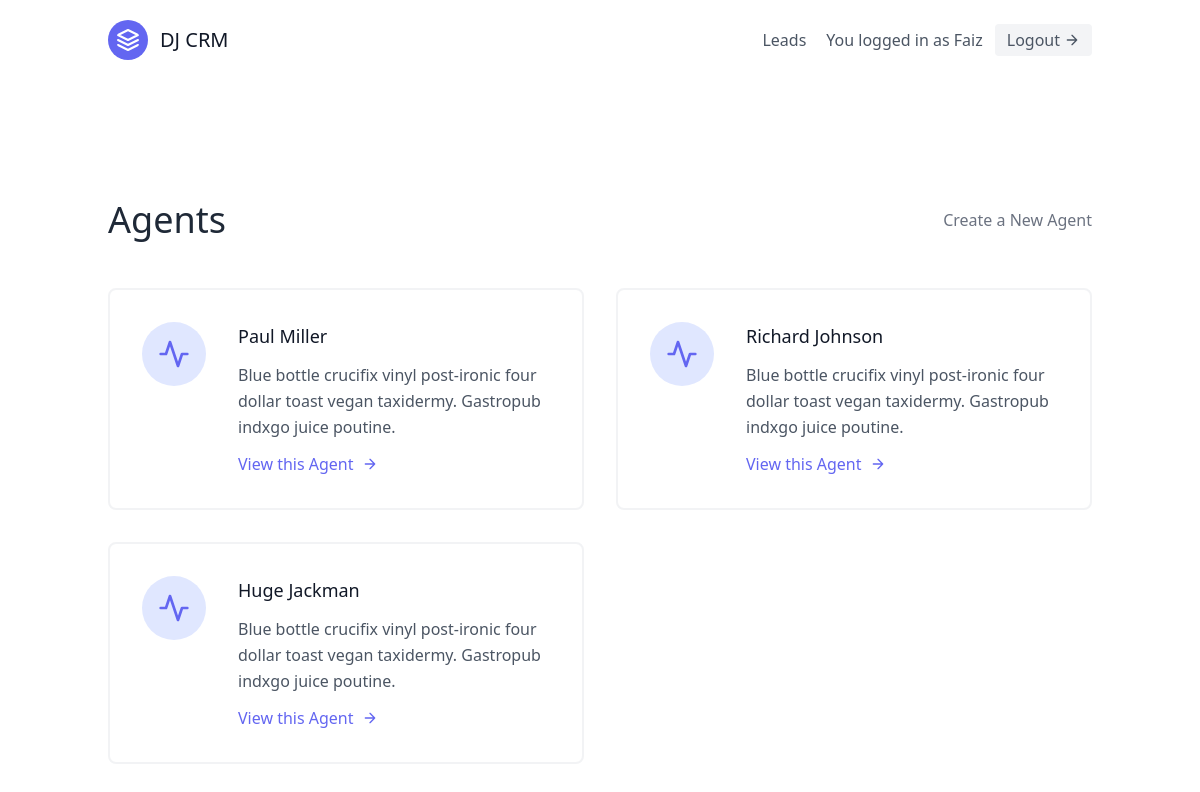
/Agent/agents-list/ (signed in), run on the app's committed database.
### APP1/models.py (models this page shows, shortened)
class User(AbstractUser):
    pass

class Agent(models.Model):
    user = models.OneToOneField(User, on_delete=models.CASCADE)
    organization = models.ForeignKey(UserProfile, on_delete=models.CASCADE)
    firstName = models.CharField(max_length=20)
    lastName = models.CharField(max_length=20)
    def __del__(self):
        return f"{self.firstName} is deleted"

### Agent/views.py (the view)
# urls.py: path("agents-list/", views.Agentlistview.as_view(), name="agent-list"),
class Agentlistview(generic.ListView):
    template_name = "Agent/agent-list.html"
    context_object_name = "agents"
    def get_queryset(self):
        return models.Agent.objects.all()

### Agent/templates/Agent/agent-list.html (shortened to what this page needs)
{% extends "base.html" %} {% block content %}
<section class="text-gray-600 body-font">
  <div class="container px-5 py-24 mx-auto flex flex-wrap">
    <div
      class="w-full mb-6 py-6 flex justify-between items-center border-between border-gray-200"
    >
      <div>
        <h1 class="text-4xl text-gray-800">Agents</h1>
      </div>
      <div>
        <a
          class="text-gray-500 hover:text-blue-500"
          href="{% url 'AgentNameSpace:agent-create' %}"
          >Create a New Agent</a
        >
      </div>
    </div>
    <div class="flex flex-wrap -m-4">
      {% for agent in agents%}
      <div class="p-4 lg:w-1/2 md:w-full">
        <div
          class="flex border-2 rounded-lg border-gray-200 border-opacity-50 p-8 sm:flex-row flex-col"
        >
          <div
            class="w-16 h-16 sm:mr-8 sm:mb-0 mb-4 inline-flex items-center justify-center rounded-full bg-indigo-100 text-indigo-500 flex-shrink-0"
          >
            <svg
              fill="none"
              stroke="currentColor"
              stroke-linecap="round"
              stroke-linejoin="round"
              stroke-width="2"
              class="w-8 h-8"
              viewBox="0 0 24 24"
            >
              <path d="M22 12h-4l-3 9L9 3l-3 9H2"></path>
            </svg>
          </div>
          <div class="flex-grow">
            <h2 class="text-gray-900 text-lg title-font font-medium mb-3">
              {{agent.firstName}} {{agent.lastName}}
            </h2>
            <p class="leading-relaxed text-base">
              Blue bottle crucifix vinyl post-ironic four dollar toast vegan
              taxidermy. Gastropub indxgo juice poutine.
            </p>
            <a href="#" class="mt-3 text-indigo-500 inline-flex items-center">
              View this Agent
              <svg
                fill="none"
                stroke="currentColor"
                stroke-linecap="round"
                stroke-linejoin="round"
                stroke-width="2"
                class="w-4 h-4 ml-2"
                viewBox="0 0 24 24"
              >
                <path d="M5 12h14M12 5l7 7-7 7"></path>
              </svg>
            </a>
          </div>
        </div>
      </div>
      {% endfor %}
    </div>
  </div>
</section>
{% endblock %}

### templates/navbar.html (shortened to what this page needs)
<header class="text-gray-600 body-font">
    <div
      class="container mx-auto flex flex-wrap p-5 flex-col md:flex-row items-center"
    >
      <a
        class="flex title-font font-medium items-center text-gray-900 mb-4 md:mb-0"
      >
        <svg
          xmlns="http://www.w3.org/2000/svg"
          fill="none"
          stroke="currentColor"
          stroke-linecap="round"
          stroke-linejoin="round"
          stroke-width="2"
          class="w-10 h-10 text-white p-2 bg-indigo-500 rounded-full"
          viewBox="0 0 24 24"
        >
          <path
            d="M12 2L2 7l10 5 10-5-10-5zM2 17l10 5 10-5M2 12l10 5 10-5"
          ></path>
        </svg>
        <span class="ml-3 text-xl">DJ CRM</span>
      </a>
        <nav
          class="md:ml-auto flex flex-wrap items-center text-base justify-center"
        >
        <a href="{% url "APP1NameSpace:leads" %}" class="mr-5 hover:text-gray-900">Leads</a>
        </nav>
      {% if request.user.is_authenticated %}
        You logged in as {{request.user.username}}
        <a
          href="{% url 'logout' %}" class="ml-3 inline-flex items-center bg-gray-100 border-0 py-1 px-3 focus:outline-none hover:bg-gray-200 rounded text-base mt-4 md:mt-0">
          Logout
          <svg
            fill="none"
            stroke="currentColor"
            stroke-linecap="round"
            stroke-linejoin="round"
            stroke-width="2"
            class="w-4 h-4 ml-1"
            viewBox="0 0 24 24">
            <path d="M5 12h14M12 5l7 7-7 7"></path>
          </svg>
        </a>
      {% endif %}
    </div>
  </header>

### data on the page
User: user.username "Faiz"
Agent: firstName "Paul", lastName "Miller"
Agent: firstName "Richard", lastName "Johnson"
Agent: firstName "Huge", lastName "Jackman"
